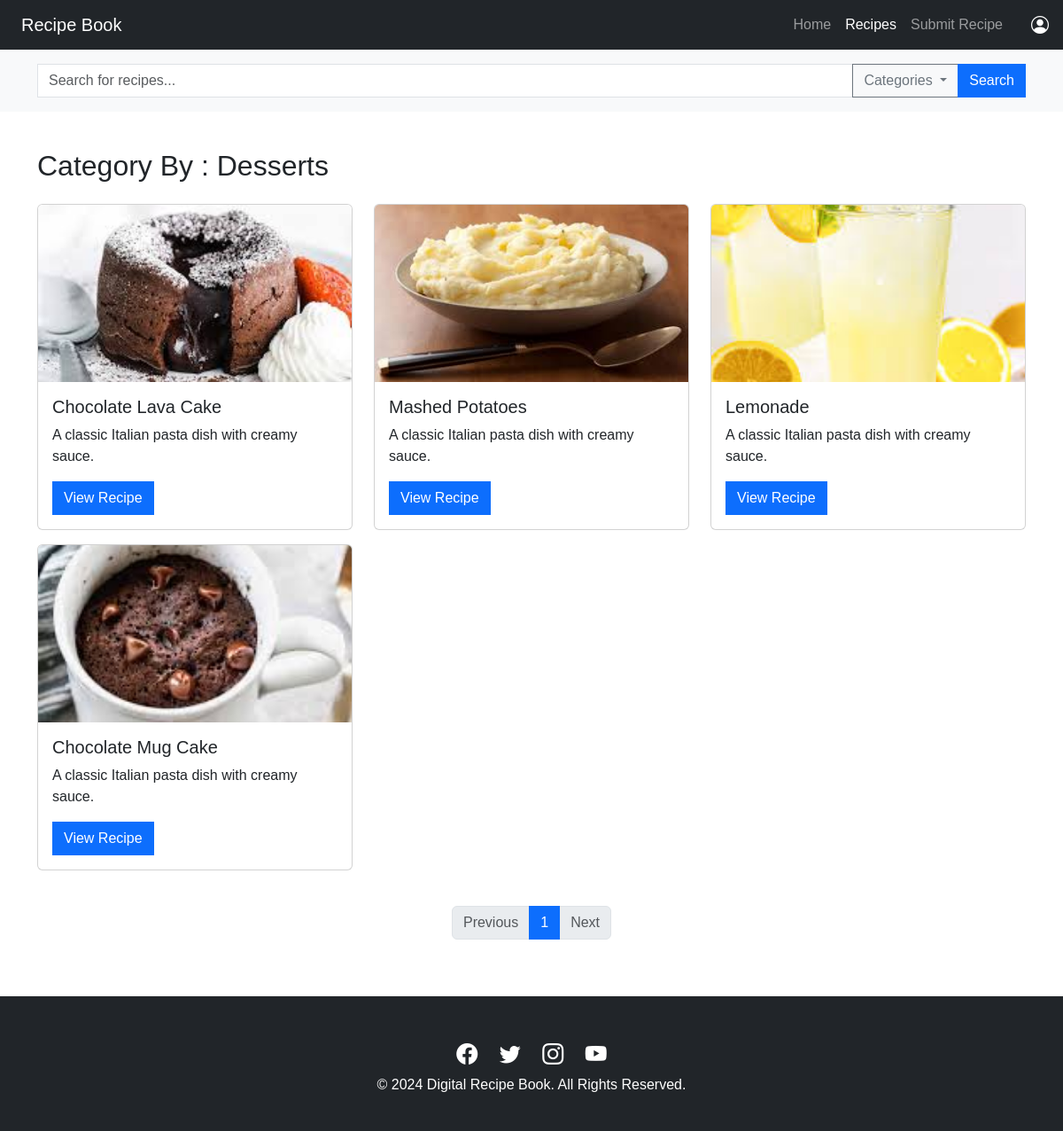
Screenshot of /recipies.php?category=Desserts with the database file from the repository.
### tables this page shows
CREATE TABLE `recipe` (
  `recipeId` int NOT NULL AUTO_INCREMENT,
  `recipeName` varchar(100) NOT NULL,
  `user_username` varchar(45) NOT NULL,
  `status` varchar(45) NOT NULL,
  PRIMARY KEY (`recipeId`),
  KEY `fk_recipe_user1_idx` (`user_username`),
  CONSTRAINT `fk_recipe_user1` FOREIGN KEY (`user_username`) REFERENCES `user` (`username`)
);

### connection.php (called while the page is built, shortened)
<?php
class Database{
    public static $connection;
    public static function setUpConnection(){
        if (!isset(Database::$connection)) {
            Database::$connection = new mysqli("localhost", "root", "1234", "recipebook", "3306");
        }
    }
    public static function search($q){
        $resultset = Database::$connection->query($q);
        return $resultset;
    }
}
?>

### recipies.php (the view, shortened to what this page needs)
<!DOCTYPE html>
<html lang="en">
<head>
    <link rel="stylesheet" href="https://cdn.jsdelivr.net/npm/bootstrap@5.3.0/dist/css/bootstrap.min.css">
    <link href="https://cdn.jsdelivr.net/npm/bootstrap-icons/font/bootstrap-icons.css" rel="stylesheet">
</head>
<body>
    <div class="col-12 m-0" style="position: fixed; top: 0; left: 0; width: 100%; z-index: 9999;">
        <?php include 'header.php'; ?>
    </div>
    <?php
    if (isset($_GET["page"])) {
        $pageno = $_GET["page"];
    } else {
        $pageno = 1;
    }
    $showText = "Our Recipes";
    $query = "SELECT recipe.recipeId, recipe.recipeName, MAX(recipepic.recipePicture) AS recipePicture FROM recipe INNER JOIN recipepic ON recipepic.recipe_recipeId = recipe.recipeId";
    if (isset($_GET["category"])) {
        $category = $_GET["category"];
        $query .= " INNER JOIN recipe_has_category ON recipe_has_category.recipe_recipeId = recipe.recipeId INNER JOIN category ON category.categoryId = recipe_has_category.category_categoryId WHERE category.categoryName = '$category'";
        $showText = "Category By : " . $category;
    }
    $query .= " GROUP BY recipe.recipeId, recipe.recipeName";
    ?>
    <section id="recipes" class="py-5">
        <div class="container hero">
            <h2 class="mb-4"><?php echo $showText; ?></h2>
            <div class="row">
                <?php
                $recipe_rs = Database::search($query . " ORDER BY recipe.recipeId DESC LIMIT 7 OFFSET " . ($pageno - 1) * 6 . "");
                $recipe_num = $recipe_rs->num_rows;
                if ($recipe_num == 7) {
                    $have_more_pages = 1;
                    $recipe_num = 6;
                } else {
                    $have_more_pages = 0;
                }
                for ($x = 0; $x < $recipe_num; $x++) {
                    $recipe_data = $recipe_rs->fetch_assoc();
                ?>
                    <div class="col-md-4 mb-3">
                        <div class="card recipe-card">
                            <?php
                            if ($recipe_data["recipePicture"] == "") {
                            ?>
                                <img src="resource/recipeImg/image5.jpg" class="card-img-top" alt="Recipe">
                            <?php
                            } else {
                            ?>
                                <img src="<?php echo $recipe_data["recipePicture"] ?>" class="card-img-top" alt="Recipe">
                            <?php
                            }
                            ?>
                            <div class="card-body">
                                <h5 class="card-title"><?php echo $recipe_data["recipeName"] ?></h5>
                                <p class="card-text">A classic Italian pasta dish with creamy sauce.</p>
                                <a href='<?php echo "singleRecipe.php?id=" . $recipe_data["recipeId"]; ?>' class="btn btn-primary">View Recipe</a>
                            </div>
                        </div>
                    </div>
                <?php
                }
                ?>
            </div>
            <nav class="mt-4">
                <ul class="pagination justify-content-center">
                    <?php
                    if ($pageno == 1 && $have_more_pages == 1) {
                    ?>
                        <li class="page-item disabled">
                            <a class="page-link" href="#" tabindex="-1" aria-disabled="true">Previous</a>
                        </li>
                        <li class="page-item active" aria-current="page">
                            <a class="page-link" href="#">1</a>
                        </li>
                        <li class="page-item"><a class="page-link" href="#">2</a></li>
                        <li class="page-item">
                            <?php
                            if (isset($_GET["category"]) && !isset($_GET["search"])) {
                            ?>
                                <a class="page-link" href="recipies.php?page=<?php echo $pageno + 1; ?>&category=<?php echo $category; ?>">Next</a>
                            <?php
                            }
                            if (!isset($_GET["category"]) && isset($_GET["search"])) {
                            ?>
                                <a class="page-link" href="recipies.php?page=<?php echo $pageno + 1; ?>&search=<?php echo $search; ?>">Next</a>
                            <?php
                            }
                            if (isset($_GET["category"]) && isset($_GET["search"])) {
                            ?>
                                <a class="page-link" href="recipies.php?page=<?php echo $pageno + 1; ?>&category=<?php echo $category; ?>&search=<?php echo $search; ?>">Next</a>
                            <?php
                            }
                            if (!isset($_GET["category"]) && !isset($_GET["search"])) {
                            ?>
                                <a class="page-link" href="recipies.php?page=<?php echo $pageno + 1; ?>">Next</a>
                            <?php
                            }
                            ?>
                        </li>
                    <?php
                    } else if ($pageno == 1 && $have_more_pages == 0) {
                    ?>
                        <li class="page-item disabled">
                            <a class="page-link" href="#" tabindex="-1" aria-disabled="true">Previous</a>
                        </li>
                        <li class="page-item active" aria-current="page">
                            <a class="page-link" href="#">1</a>
                        </li>
                        <li class="page-item disabled">
                            <a class="page-link" href="#" tabindex="-1" aria-disabled="true">Next</a>
                        </li>
                    <?php
                    } else if ($pageno != 1 && $have_more_pages == 1) {
                    ?>
                        <li class="page-item">
                            <?php
                            if (isset($_GET["category"]) && !isset($_GET["search"])) {
                            ?>
                                <a class="page-link" href="recipies.php?page=<?php echo $pageno - 1; ?>&category=<?php echo $category; ?>">Previous</a>
                            <?php
                            }
                            if (!isset($_GET["category"]) && isset($_GET["search"])) {
                            ?>
                                <a class="page-link" href="recipies.php?page=<?php echo $pageno - 1; ?>&search=<?php echo $search; ?>">Previous</a>
                            <?php
                            }
                            if (isset($_GET["category"]) && isset($_GET["search"])) {
                            ?>
                                <a class="page-link" href="recipies.php?page=<?php echo $pageno - 1; ?>&category=<?php echo $category; ?>&search=<?php echo $search; ?>">Previous</a>
                            <?php
                            }
                            if (!isset($_GET["category"]) && !isset($_GET["search"])) {
                            ?>
                                <a class="page-link" href="recipies.php?page=<?php echo $pageno - 1; ?>">Previous</a>
                            <?php
                            }
                            ?>
                        </li>
                        <li class="page-item" aria-current="page">
                            <a class="page-link" href="#"><?php echo $pageno - 1 ?></a>
                        </li>
                        <li class="page-item active"><a class="page-link" href="#"><?php echo $pageno ?></a></li>
                        <li class="page-item"><a class="page-link" href="#"><?php echo $pageno + 1 ?></a></li>
                        <li class="page-item">
                            <?php
                            if (isset($_GET["category"]) && !isset($_GET["search"])) {
                            ?>
                                <a class="page-link" href="recipies.php?page=<?php echo $pageno + 1; ?>&category=<?php echo $category; ?>">Next</a>
                            <?php
                            }
                            if (!isset($_GET["category"]) && isset($_GET["search"])) {
                            ?>
                                <a class="page-link" href="recipies.php?page=<?php echo $pageno + 1; ?>&search=<?php echo $search; ?>">Next</a>
                            <?php
                            }
                            if (isset($_GET["category"]) && isset($_GET["search"])) {
                            ?>
                                <a class="page-link" href="recipies.php?page=<?php echo $pageno + 1; ?>&category=<?php echo $category; ?>&search=<?php echo $search; ?>">Next</a>
                            <?php
                            }
                            if (!isset($_GET["category"]) && !isset($_GET["search"])) {
                            ?>
                                <a class="page-link" href="recipies.php?page=<?php echo $pageno + 1; ?>">Next</a>
                            <?php
                            }
                            ?>
                        </li>
                    <?php
                    } else if ($pageno != 1 && $have_more_pages == 0) {
                    ?>
                        <li class="page-item">
                            <?php
                            if (isset($_GET["category"]) && !isset($_GET["search"])) {
                            ?>
                                <a class="page-link" href="recipies.php?page=<?php echo $pageno - 1; ?>&category=<?php echo $category; ?>">Previous</a>
                            <?php
                            }
                            if (!isset($_GET["category"]) && isset($_GET["search"])) {
                            ?>
                                <a class="page-link" href="recipies.php?page=<?php echo $pageno - 1; ?>&search=<?php echo $search; ?>">Previous</a>
                            <?php
                            }
                            if (isset($_GET["category"]) && isset($_GET["search"])) {
                            ?>
                                <a class="page-link" href="recipies.php?page=<?php echo $pageno - 1; ?>&category=<?php echo $category; ?>&search=<?php echo $search; ?>">Previous</a>
                            <?php
                            }
                            if (!isset($_GET["category"]) && !isset($_GET["search"])) {
                            ?>
                                <a class="page-link" href="recipies.php?page=<?php echo $pageno - 1; ?>">Previous</a>
                            <?php
                            }
                            ?>
                        </li>
                        <li class="page-item " aria-current="page">
                            <a class="page-link" href="#"><?php echo $pageno - 1 ?></a>
                        </li>
                        <li class="page-item active"><a class="page-link" href="#"><?php echo $pageno ?></a></li>
                        <li class="page-item disabled">
                            <a class="page-link" href="#" tabindex="-1" aria-disabled="true">Next</a>
                        </li>
                    <?php
                    }
                    ?>
                </ul>
            </nav>
        </div>
    </section>
    <?php include "footer01.php" ?>
</body>
</html>

### header.php (shortened to what this page needs)
<!DOCTYPE html>
<html lang="en">
<head>
    <link rel="stylesheet" href="https://cdn.jsdelivr.net/npm/bootstrap@5.3.0/dist/css/bootstrap.min.css">
    <link href="https://cdn.jsdelivr.net/npm/bootstrap-icons/font/bootstrap-icons.css" rel="stylesheet">
</head>
<body>
<?php
        $current_page = basename($_SERVER['PHP_SELF']);
    ?>
    <nav class="navbar navbar-expand-lg navbar-dark bg-dark">
        <div class="container">
            <a class="navbar-brand" href="#">Recipe Book</a>
            <div class="collapse navbar-collapse" id="navbarNav">
                <ul class="navbar-nav ms-auto">
                    <li class="nav-item">
                        <a class="nav-link <?php echo ($current_page == 'index.php') ? 'active' : ''; ?>" href="index.php">Home</a>
                    </li>
                    <li class="nav-item">
                        <a class="nav-link <?php echo ($current_page == 'recipies.php') ? 'active' : ''; ?>" href="recipies.php">Recipes</a>
                    </li>
                    <li class="nav-item">
                        <a class="nav-link <?php echo ($current_page == 'submitRecipe.php') ? 'active' : ''; ?>" href="submitRecipe.php">Submit Recipe</a>
                    </li>
                </ul>
            </div>
        </div>
        <a class="navbar-brand justify-content-end d-none d-lg-block profile-btn" href="profile.php"><label><i class="bi bi-person-circle"></i></label></a>
    </nav>
    <section class="bg-light py-3">
        <div class="container">
            <div class="input-group">
                <input id="searchText" type="text" class="form-control" placeholder="Search for recipes...">
                <button class="btn btn-outline-secondary dropdown-toggle" type="button" data-bs-toggle="dropdown"
                    aria-expanded="false">
                    Categories
                </button>
                    <?php
                    require "connection.php";
                    ?>
                <button id="searchButton" class="btn btn-primary" type="button">Search</button>
            </div>
        </div>
    </section>
</body>
</html>

### footer01.php (shortened to what this page needs)
<!DOCTYPE html>
<html lang="en">
<head>
    <link rel="stylesheet" href="https://cdn.jsdelivr.net/npm/bootstrap@5.3.0/dist/css/bootstrap.min.css">
    <link href="https://cdn.jsdelivr.net/npm/bootstrap-icons/font/bootstrap-icons.css" rel="stylesheet">
    <link rel="stylesheet" href="footer.css">
</head>
<body>
    <footer class="bg-dark text-white py-4">
        <div class="container">
            <div class="row mt-4">
                <div class="col-12 text-center social-icons">
                    <a href="#" class="bi bi-facebook"></a>
                    <a href="#" class="bi bi-twitter"></a>
                    <a href="#" class="bi bi-instagram"></a>
                    <a href="#" class="bi bi-youtube"></a>
                </div>
            </div>
            <div class="row mt-1">
                <div class="col-12 text-center">
                    <p>&copy; 2024 Digital Recipe Book. All Rights Reserved.</p>
                </div>
            </div>
        </div>
    </footer>
</body>
</html>

### footer.css (style rules this page uses)
body { font-family: Arial, sans-serif; }
.social-icons a { color: #ffffff; margin: 0 10px; font-size: 1.5rem; }
.form-control, .btn { border-radius: 0; }

### recipies.php (style rules this page uses)
body { font-family: Arial, sans-serif; }
.recipe-card img { height: 200px; object-fit: cover; }
.hero { padding-top: 120px; }

### header.php (style rules this page uses)
body { font-family: Arial, sans-serif; }
.profile-btn { color: rgb(146, 146, 146); font-size: 1.5rem; transition: transform 0.2s, color 0.2s; }

### rows the page displays
recipe: shows a picture, recipeName "Chocolate Lava Cake"
recipe: shows a picture, recipeName "Mashed Potatoes"
recipe: shows a picture, recipeName "Lemonade"
recipe: shows a picture, recipeName "Chocolate Mug Cake"

### other values shown
$showText "Category By : Desserts"
